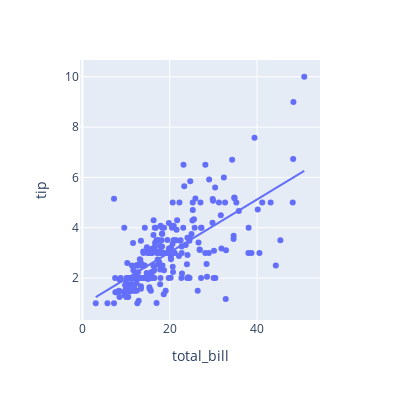

Notebook source saved alongside this figure:
### Markdown cell above
# regplot (plotly)

### Code cell
# plotly 에서 regplot
px.scatter(tip_df, x='total_bill', y='tip',
           width=400, height=400, trendline='ols')

### Figure 1 — Plotly figure (JSON) as saved in the notebook; plotly's stock layout.template omitted (floating-point values rounded to 4 significant figures; data arrays with more than 128 entries replaced by an {"elided": "..."} marker saying what was removed)
{"data": [{"hovertemplate": "total_bill=%{x}<br>tip=%{y}<extra></extra>", "legendgroup": "", "marker": {"color": "#636efa", "symbol": "circle"}, "mode": "markers", "name": "", "orientation": "v", "showlegend": false, "type": "scatter", "x": {"elided": "244 float values"}, "xaxis": "x", "y": {"elided": "244 float values"}, "yaxis": "y"}, {"hovertemplate": "<b>OLS trendline</b><br>tip = 0.105025 * total_bill + 0.92027<br>R<sup>2</sup>=0.456617<br><br>total_bill=%{x}<br>tip=%{y} <b>(trend)</b><extra></extra>", "legendgroup": "", "marker": {"color": "#636efa", "symbol": "circle"}, "mode": "lines", "name": "", "showlegend": false, "type": "scatter", "x": {"elided": "244 float values"}, "xaxis": "x", "y": {"elided": "244 float values"}, "yaxis": "y"}], "layout": {"height": 400, "legend": {"tracegroupgap": 0}, "margin": {"t": 60}, "width": 400, "xaxis": {"anchor": "y", "domain": [0, 1], "title": {"text": "total_bill"}}, "yaxis": {"anchor": "x", "domain": [0, 1], "title": {"text": "tip"}}}}
